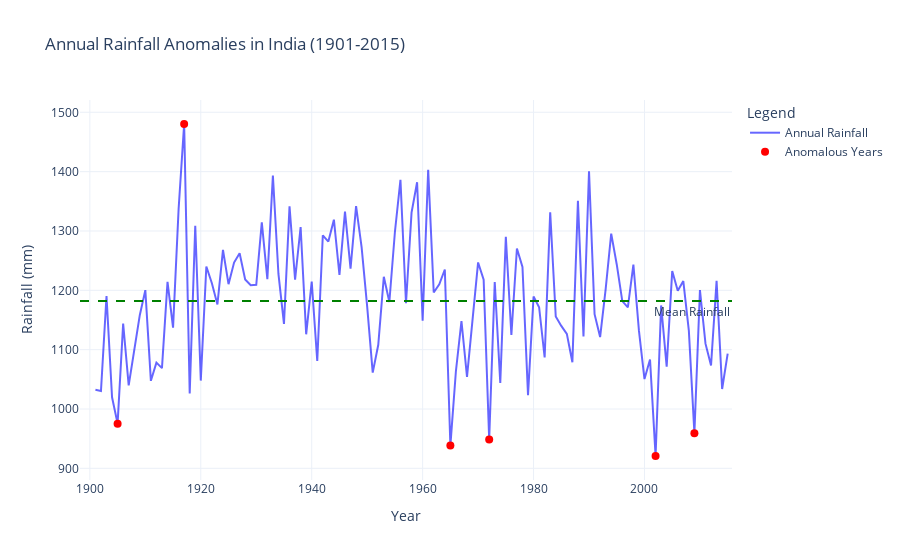

The notebook cell saved with this chart:
### Markdown cell above
Detecting Anomalies in the Rainfall Trends in India

### Code cell
#This graph highlights years with significant rainfall anomalies, where annual rainfall deviated substantially from the mean. Drought years (e.g., 1905, 1965, 2002) and extreme rainfall years 
#(e.g., 1917, 1961) are marked as red points, which showcase outliers in rainfall patterns. While most years cluster around the mean (green dashed line), the anomalies emphasize the variability in India’s 
#rainfall, driven by factors like monsoonal fluctuations and climate events. This underscores the need for monitoring and preparedness for extreme weather events.

from sklearn.ensemble import IsolationForest

# detect anomalous rainfall years based on annual data
isolation_forest = IsolationForest(contamination=0.05, random_state=42)
rainfall_data['Annual_Anomaly'] = isolation_forest.fit_predict(rainfall_data[['ANNUAL']])

# identify anomalies in annual rainfall
annual_anomalies = rainfall_data[rainfall_data['Annual_Anomaly'] == -1]

# detect anomalous months based on monthly data
monthly_data = rainfall_data[['JAN', 'FEB', 'MAR', 'APR', 'MAY', 'JUN', 'JUL', 'AUG', 'SEP', 'OCT', 'NOV', 'DEC']]
monthly_anomalies = isolation_forest.fit_predict(monthly_data)

# add anomaly detection results for months
rainfall_data['Monthly_Anomaly'] = monthly_anomalies
monthly_anomalies_df = rainfall_data[rainfall_data['Monthly_Anomaly'] == -1][['YEAR'] + monthly_columns]

fig_annual_anomalies = go.Figure()

fig_annual_anomalies.add_trace(go.Scatter(
    x=rainfall_data['YEAR'],
    y=rainfall_data['ANNUAL'],
    mode='lines',
    name='Annual Rainfall',
    line=dict(color='blue', width=2),
    opacity=0.6
))

fig_annual_anomalies.add_trace(go.Scatter(
    x=annual_anomalies['YEAR'],
    y=annual_anomalies['ANNUAL'],
    mode='markers',
    name='Anomalous Years',
    marker=dict(color='red', size=8, symbol='circle')
))

fig_annual_anomalies.add_hline(
    y=rainfall_data['ANNUAL'].mean(),
    line_dash='dash',
    line_color='green',
    annotation_text='Mean Rainfall',
    annotation_position='bottom right'
)

fig_annual_anomalies.update_layout(
    title='Annual Rainfall Anomalies in India (1901-2015)',
    xaxis_title='Year',
    yaxis_title='Rainfall (mm)',
    template='plotly_white',
    legend=dict(title="Legend"),
    height=500
)

fig_annual_anomalies.show()

### Figure 1 — Plotly figure (JSON) as saved in the notebook; plotly's stock layout.template omitted (floating-point values rounded to 4 significant figures)
{"data": [{"line": {"color": "blue", "width": 2}, "mode": "lines", "name": "Annual Rainfall", "opacity": 0.6, "type": "scatter", "x": [1901, 1902, 1903, 1904, 1905, 1906, 1907, 1908, 1909, 1910, 1911, 1912, 1913, 1914, 1915, 1916, 1917, 1918, 1919, 1920, 1921, 1922, 1923, 1924, 1925, 1926, 1927, 1928, 1929, 1930, 1931, 1932, 1933, 1934, 1935, 1936, 1937, 1938, 1939, 1940, 1941, 1942, 1943, 1944, 1945, 1946, 1947, 1948, 1949, 1950, 1951, 1952, 1953, 1954, 1955, 1956, 1957, 1958, 1959, 1960, 1961, 1962, 1963, 1964, 1965, 1966, 1967, 1968, 1969, 1970, 1971, 1972, 1973, 1974, 1975, 1976, 1977, 1978, 1979, 1980, 1981, 1982, 1983, 1984, 1985, 1986, 1987, 1988, 1989, 1990, 1991, 1992, 1993, 1994, 1995, 1996, 1997, 1998, 1999, 2000, 2001, 2002, 2003, 2004, 2005, 2006, 2007, 2008, 2009, 2010, 2011, 2012, 2013, 2014, 2015], "y": [1032.0, 1030.0, 1190.0, 1020.0, 975.3, 1144.0, 1040.0, 1097.0, 1158.0, 1200.0, 1048.0, 1078.0, 1069.0, 1214.0, 1137.0, 1337.0, 1480.0, 1026.0, 1309.0, 1048.0, 1240.0, 1212.0, 1176.0, 1268.0, 1210.0, 1247.0, 1263.0, 1218.0, 1208.0, 1209.0, 1315.0, 1219.0, 1394.0, 1228.0, 1143.0, 1342.0, 1218.0, 1307.0, 1126.0, 1215.0, 1081.0, 1293.0, 1282.0, 1319.0, 1226.0, 1333.0, 1237.0, 1342.0, 1272.0, 1172.0, 1061.0, 1108.0, 1223.0, 1180.0, 1298.0, 1386.0, 1178.0, 1331, 1382.0, 1149, 1403, 1196.0, 1210.0, 1235.0, 938.4, 1064, 1148.0, 1054.0, 1148.0, 1247, 1218, 948.5, 1214, 1044.0, 1290.0, 1125.0, 1270.0, 1239.0, 1023.0, 1190.0, 1172.0, 1087.0, 1332.0, 1156.0, 1140, 1127.0, 1079.0, 1351, 1122.0, 1401.0, 1160.0, 1121.0, 1202.0, 1296.0, 1244.0, 1182.0, 1171.0, 1244.0, 1132, 1050.0, 1083.0, 920.8, 1174.0, 1071.0, 1232.0, 1199.0, 1216.0, 1132.0, 959.3, 1200.0, 1110.0, 1074.0, 1216.0, 1034.0, 1093.0]}, {"marker": {"color": "red", "size": 8, "symbol": "circle"}, "mode": "markers", "name": "Anomalous Years", "type": "scatter", "x": [1905, 1917, 1965, 1972, 2002, 2009], "y": [975.3, 1480.0, 938.4, 948.5, 920.8, 959.3]}], "layout": {"annotations": [{"showarrow": false, "text": "Mean Rainfall", "x": 1, "xanchor": "right", "xref": "x domain", "y": 1182.0, "yanchor": "top", "yref": "y"}], "autosize": true, "legend": {"title": {"text": "Legend"}}, "shapes": [{"line": {"color": "green", "dash": "dash"}, "type": "line", "x0": 0, "x1": 1, "xref": "x domain", "y0": 1182.0, "y1": 1182.0, "yref": "y"}], "title": {"text": "Annual Rainfall Anomalies in India (1901-2015)"}, "xaxis": {"autorange": true, "range": [1899.0, 2015.0], "title": {"text": "Year"}, "type": "linear"}, "yaxis": {"autorange": true, "range": [878.5, 1523.0], "title": {"text": "Rainfall (mm)"}, "type": "linear"}}}
